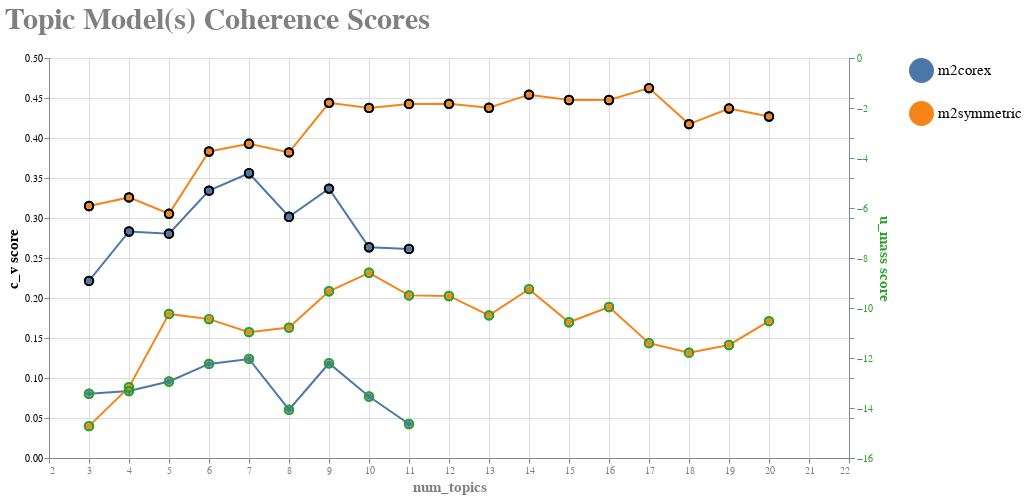

Notebook code cell kept with this figure:
### Code cell
comp_coherence_chart

### Figure 1 — Vega-Lite specification as saved in the notebook (floating-point values rounded to 4 significant figures)
{"config": {"view": {"continuousWidth": 300, "continuousHeight": 300}, "axis": {"titleFont": "Courier", "titleFontSize": 15}, "axisBottom": {"labelColor": "gray", "titleColor": "gray", "titleFont": "Courier"}, "axisLeft": {"labelColor": "black", "titleColor": "black", "titleFont": "Courier"}, "axisRight": {"labelColor": "#2ca02c", "titleColor": "#2ca02c", "titleFont": "Courier"}, "legend": {"labelFont": "Courier", "labelFontSize": 15, "labelOverlap": false, "symbolSize": 400, "symbolStrokeWidth": 5, "title": null, "titleFontSize": 15}, "title": {"anchor": "start", "color": "gray", "font": "Courier", "fontSize": 30}}, "layer": [{"mark": {"type": "line"}, "encoding": {"color": {"field": "model_name", "type": "nominal"}}, "name": "view_2", "transform": [{"fold": ["c_v", "u_mass"], "as": ["Measure", "Value"]}]}, {"mark": {"type": "line", "opacity": 0.9, "point": true}, "encoding": {"color": {"field": "model_name", "type": "nominal"}, "opacity": {"condition": {"param": "param_1", "value": 1}, "value": 0.2}, "tooltip": [{"field": "c_v", "type": "quantitative"}, {"field": "model_name", "type": "nominal"}, {"field": "num_topics", "type": "quantitative"}], "x": {"field": "num_topics", "type": "quantitative"}, "y": {"field": "c_v", "title": "c_v score", "type": "quantitative"}}, "transform": [{"fold": ["c_v", "u_mass"], "as": ["Measure", "Value"]}]}, {"mark": {"type": "line", "opacity": 1, "point": true}, "encoding": {"color": {"field": "model_name", "type": "nominal"}, "opacity": {"condition": {"param": "param_1", "value": 1}, "value": 0.2}, "tooltip": [{"field": "u_mass", "type": "quantitative"}, {"field": "model_name", "type": "nominal"}, {"field": "num_topics", "type": "quantitative"}], "x": {"field": "num_topics", "type": "quantitative"}, "y": {"field": "u_mass", "title": "u_mass score", "type": "quantitative"}}, "transform": [{"fold": ["c_v", "u_mass"], "as": ["Measure", "Value"]}]}, {"mark": {"type": "circle", "fillOpacity": 0, "size": 70, "stroke": "#2ca02c"}, "encoding": {"color": {"field": "model_name", "type": "nominal"}, "tooltip": [{"field": "u_mass", "type": "quantitative"}, {"field": "model_name", "type": "nominal"}, {"field": "num_topics", "type": "quantitative"}], "x": {"field": "num_topics", "type": "quantitative"}, "y": {"axis": {"labels": false}, "field": "u_mass", "title": "", "type": "quantitative"}}, "transform": [{"fold": ["c_v", "u_mass"], "as": ["Measure", "Value"]}]}, {"mark": {"type": "circle", "fillOpacity": 0, "size": 70, "stroke": "black"}, "encoding": {"color": {"field": "model_name", "type": "nominal"}, "tooltip": [{"field": "c_v", "type": "quantitative"}, {"field": "model_name", "type": "nominal"}, {"field": "num_topics", "type": "quantitative"}], "x": {"field": "num_topics", "scale": {"domain": [2, 20.9]}, "type": "quantitative"}, "y": {"axis": {"labels": false}, "field": "c_v", "title": "", "type": "quantitative"}}, "transform": [{"fold": ["c_v", "u_mass"], "as": ["Measure", "Value"]}]}], "data": {"name": "data-aa2fdf823d12d38110cf2a9ac6c731b1"}, "height": 400, "params": [{"name": "param_1", "select": {"type": "point", "fields": ["model_name"]}, "bind": "legend", "views": ["view_2"]}], "resolve": {"scale": {"y": "independent"}}, "title": {"text": ["Topic Model(s) Coherence Scores"], "subtitle": [""]}, "width": 800, "$schema": "https://vega.github.io/schema/vega-lite/v5.8.0.json", "datasets": {"data-aa2fdf823d12d38110cf2a9ac6c731b1": [{"c_v": 0.2214, "u_mass": -13.43, "num_topics": 3, "model_name": "m2corex"}, {"c_v": 0.2831, "u_mass": -13.32, "num_topics": 4, "model_name": "m2corex"}, {"c_v": 0.2804, "u_mass": -12.94, "num_topics": 5, "model_name": "m2corex"}, {"c_v": 0.3342, "u_mass": -12.24, "num_topics": 6, "model_name": "m2corex"}, {"c_v": 0.356, "u_mass": -12.04, "num_topics": 7, "model_name": "m2corex"}, {"c_v": 0.3016, "u_mass": -14.07, "num_topics": 8, "model_name": "m2corex"}, {"c_v": 0.3368, "u_mass": -12.21, "num_topics": 9, "model_name": "m2corex"}, {"c_v": 0.2634, "u_mass": -13.54, "num_topics": 10, "model_name": "m2corex"}, {"c_v": 0.2614, "u_mass": -14.64, "num_topics": 11, "model_name": "m2corex"}, {"c_v": 0.315, "u_mass": -14.73, "num_topics": 3, "model_name": "m2symmetric"}, {"c_v": 0.3257, "u_mass": -13.17, "num_topics": 4, "model_name": "m2symmetric"}, {"c_v": 0.3053, "u_mass": -10.24, "num_topics": 5, "model_name": "m2symmetric"}, {"c_v": 0.3831, "u_mass": -10.44, "num_topics": 6, "model_name": "m2symmetric"}, {"c_v": 0.3928, "u_mass": -10.97, "num_topics": 7, "model_name": "m2symmetric"}, {"c_v": 0.382, "u_mass": -10.78, "num_topics": 8, "model_name": "m2symmetric"}, {"c_v": 0.444, "u_mass": -9.329, "num_topics": 9, "model_name": "m2symmetric"}, {"c_v": 0.4376, "u_mass": -8.59, "num_topics": 10, "model_name": "m2symmetric"}, {"c_v": 0.4426, "u_mass": -9.495, "num_topics": 11, "model_name": "m2symmetric"}, {"c_v": 0.4427, "u_mass": -9.519, "num_topics": 12, "model_name": "m2symmetric"}, {"c_v": 0.4378, "u_mass": -10.29, "num_topics": 13, "model_name": "m2symmetric"}, {"c_v": 0.4542, "u_mass": -9.247, "num_topics": 14, "model_name": "m2symmetric"}, {"c_v": 0.4475, "u_mass": -10.57, "num_topics": 15, "model_name": "m2symmetric"}, {"c_v": 0.4475, "u_mass": -9.961, "num_topics": 16, "model_name": "m2symmetric"}, {"c_v": 0.4624, "u_mass": -11.41, "num_topics": 17, "model_name": "m2symmetric"}, {"c_v": 0.4174, "u_mass": -11.79, "num_topics": 18, "model_name": "m2symmetric"}, {"c_v": 0.4368, "u_mass": -11.48, "num_topics": 19, "model_name": "m2symmetric"}, {"c_v": 0.4268, "u_mass": -10.52, "num_topics": 20, "model_name": "m2symmetric"}]}}
